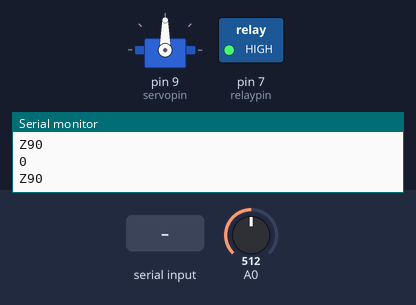
Recording of a sketch running on a simulated Arduino Uno, built with avr-gcc and run on an emulated ATmega328P. Shown: servo, switched loads named in the sketch (green lamp = pin HIGH), the last lines printed to the serial monitor. The test bench sets the inputs (shaded band); at power-on: A0 = 512.

Above: at 1.2 s.
1.3 s: A0 set to 716
At 2.5 s:
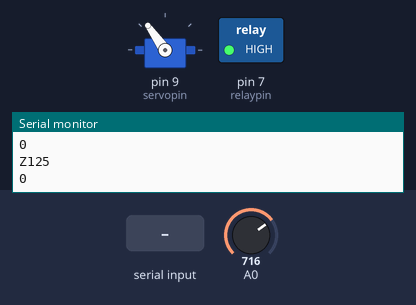
2.8 s: "90,45Z" received over the second serial link
At 3.7 s:
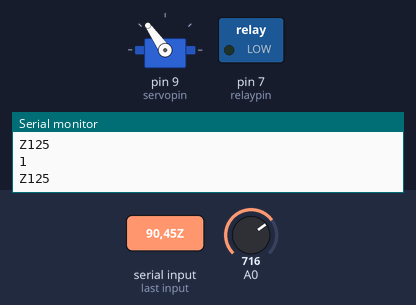
4.3 s: A0 set to 900
At 5.0 s:
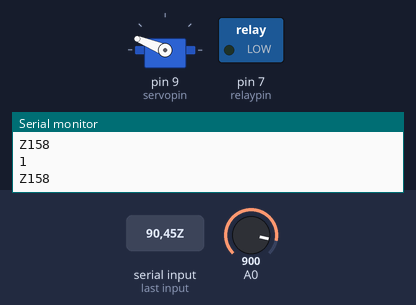
5.8 s: A0 set to 1023
At 7.0 s:
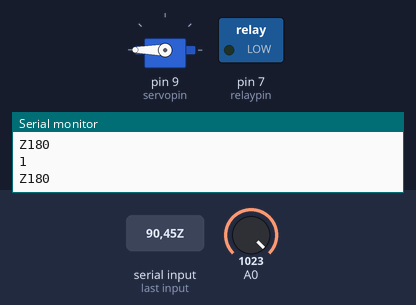
7.3 s: A0 set to 511
At 8.5 s:
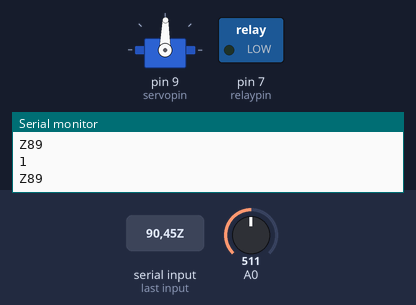
8.8 s: A0 set to 306
At 9.3 s:
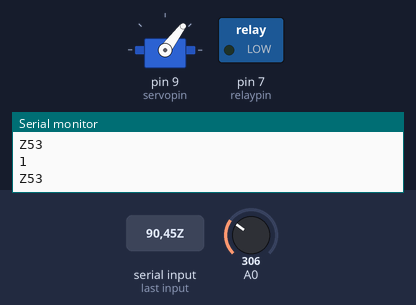
Timing chart, 0 to 11.3 s (numbered marks = the images above; inputs shaded):
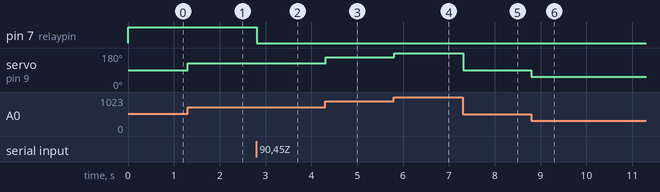

Measured:
- after the input at 1.3 s, servo on pin 9 (servopin): 90° → 125° at once
- after the input at 2.8 s, pin 7 (relaypin): HIGH → LOW at once
- after the input at 4.3 s, servo on pin 9 (servopin): 125° → 158° at once
- after the input at 5.8 s, servo on pin 9 (servopin): 158° → 180° at once
- after the input at 7.3 s, servo on pin 9 (servopin): 180° → 89° at once
- after the input at 8.8 s, servo on pin 9 (servopin): 89° → 53° at once

The sketch:

Arduino_SIH_Node_Engine_Speed_Control.ino
```cpp
#include <SoftwareSerial.h>
#include <Servo.h>
Servo acc;
SoftwareSerial mySerial(10, 11); // RX, TX
int servopin = 9;
int throttle = 0;
int relaypin = 7;
bool engine = 0;
String c1 = "";

void setup() {
  Serial.begin(9600);
  mySerial.begin(9600);
  pinMode(A0,INPUT);
  pinMode(relaypin,OUTPUT);
  digitalWrite(relaypin, HIGH);
  acc.attach(servopin);
}

void loop() {

  while (mySerial.available()) {c1 = mySerial.readStringUntil('Z'); }
  engine = ((String)c1.substring(0)).toInt();
  Serial.println((String)engine);

  if(engine == 1) digitalWrite(relaypin, LOW);
  else digitalWrite(relaypin, HIGH);

  throttle = map(analogRead(A0),0,1023,0,180);
  if(throttle <= 0) throttle = 0;
  if(throttle >= 0)
  if(throttle > 180) throttle = 180;
  else throttle;
  acc.write(throttle);

  //Serial.println((String)throttle);
  //Serial.println((String)analogRead(A0));

  String s = "Z" + (String)throttle;
  char buf[4];
    s.toCharArray(buf, 5);
    mySerial.write(buf);
    Serial.println((String)buf);
    delay(5);
 }
```
